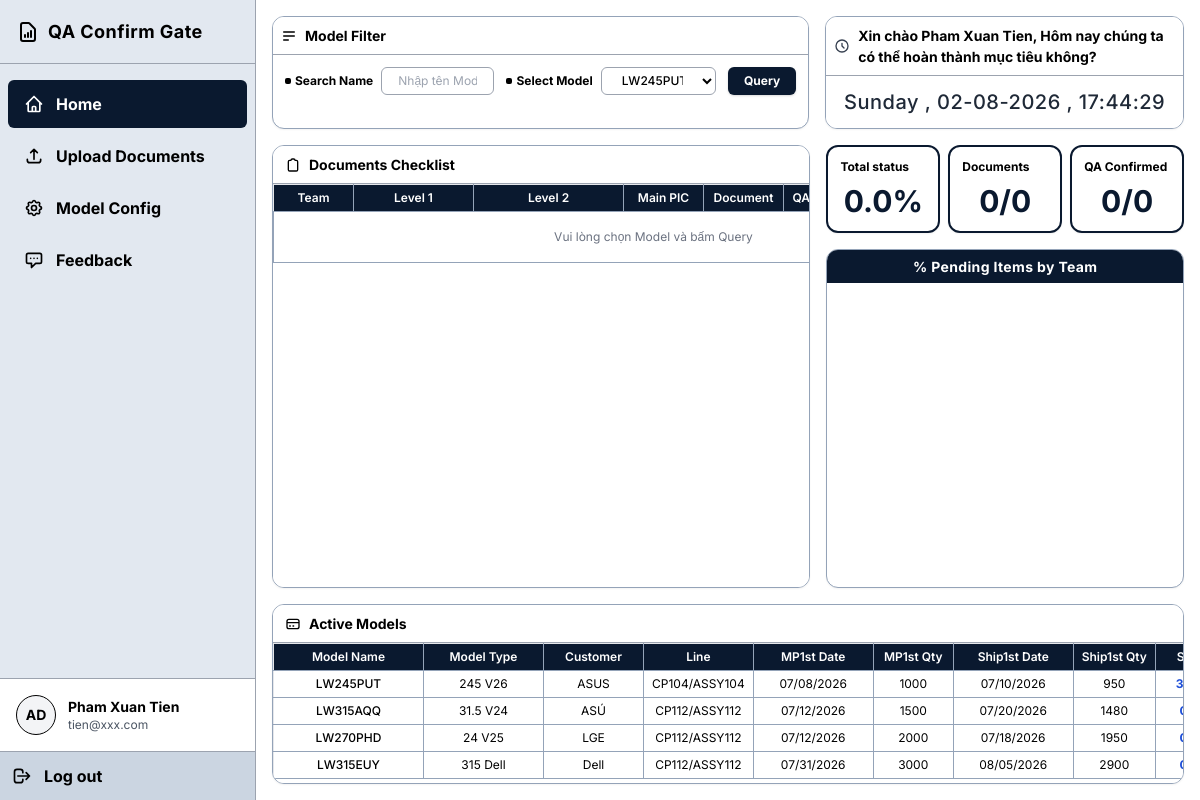
Page / (signed in) on the earlier database version.
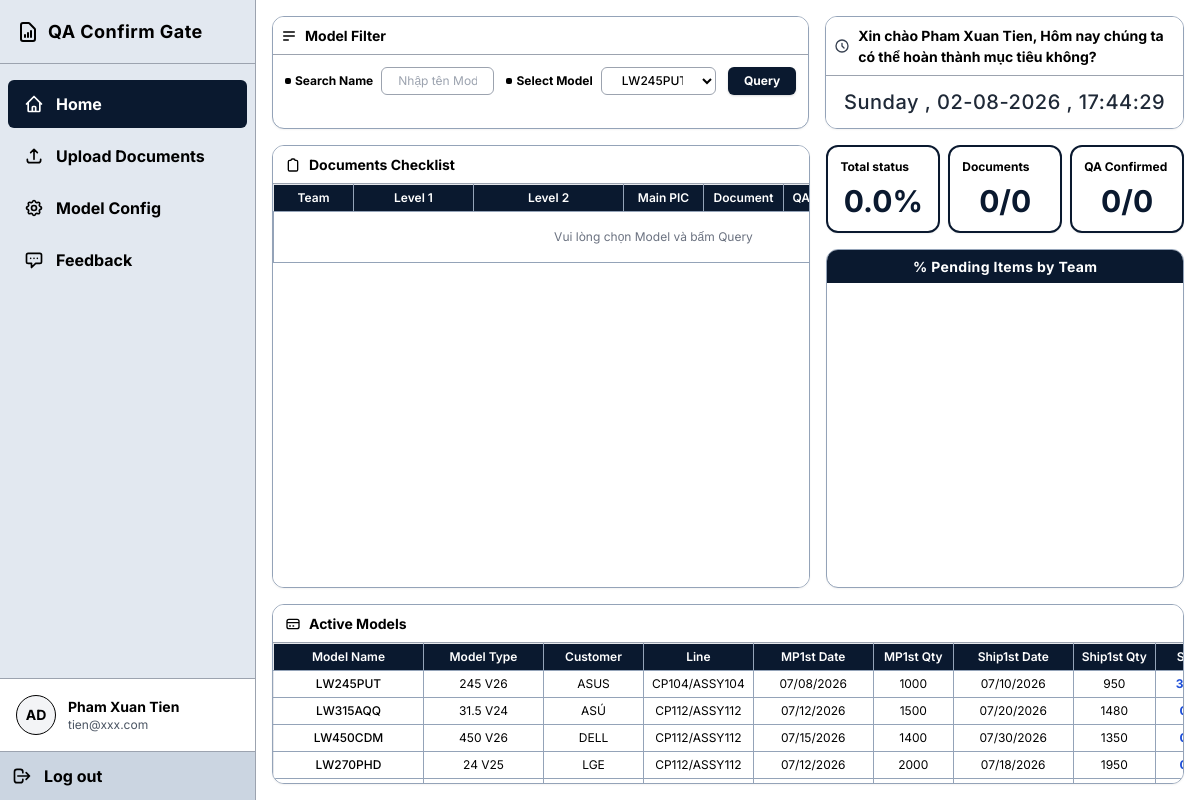
Same page on the later database version.
### tables this page shows
CREATE TABLE models (
            id INTEGER PRIMARY KEY AUTOINCREMENT,
            name TEXT UNIQUE,
            status TEXT,
            created_at TIMESTAMP DEFAULT CURRENT_TIMESTAMP
        , model_type TEXT, customer TEXT, mp1st_date TEXT, mp1st_qty INTEGER, ship1st_date TEXT, ship1st_qty INTEGER, activate TEXT, sort_order INTEGER DEFAULT 0, line TEXT);

### backend/routers/dashboard.py (the view)
@router.get("/")
async def get_dashboard(request: Request):
    user = get_current_user(request)
    if not user:
        return RedirectResponse(url="/login", status_code=status.HTTP_302_FOUND)
    departments = [
        "OQA", "PE", "R&D", "QC", "Production", "Warehouse",
        "Purchasing", "Planning", "Logistics", "Maintenance",
        "HR", "Admin", "IT"
    ]
    conn = get_db()
    cursor = conn.cursor()
    cursor.execute("SELECT * FROM models ORDER BY sort_order ASC, id ASC")
    models = [dict(m) for m in cursor.fetchall()]
    cursor.execute("SELECT * FROM models WHERE activate = 'Yes' ORDER BY sort_order ASC, id ASC")
    active_models = [dict(m) for m in cursor.fetchall()]
    stats = get_model_statuses(cursor)
    for m in models:
        m['status_percent'] = stats.get(m['id'], "0.0%")
    for m in active_models:
        m['status_percent'] = stats.get(m['id'], "0.0%")
    conn.close()
    return templates.TemplateResponse(
        request=request,
        name="index.html",
        context={"departments": departments, "current_user": dict(user), "models": models, "active_models": active_models}
    )

### frontend/templates/index.html (shortened to what the changed rows need)
<!DOCTYPE html>
<html lang="en">
<head>
    <script src="https://cdn.tailwindcss.com"></script>
    <link rel="stylesheet" href="/static/style.css">
</head>
<body class="h-screen overflow-hidden flex flex-col">
    <div class="flex flex-1 overflow-hidden relative">
        <main class="flex-1 overflow-y-auto p-3 lg:p-4 flex flex-col gap-4 bg-white scrollbar-custom min-h-0">
            <div class="flex flex-col-reverse lg:flex-row gap-4 flex-1 shrink-0 lg:min-h-0">
                <div class="flex-[1.5] border-box max-lg:h-auto lg:h-full min-h-[300px] lg:min-h-0">
                    <div class="overflow-auto touch-scroll flex-1 relative bg-white">
                        <table class="resizable">
                            <thead>
                                <tr>
                                    <th class="sticky-header py-1 px-2 min-w-[80px] border-t-0 border-l-0">Team</th>
                                    <th class="sticky-header py-1 px-2 min-w-[120px] border-t-0">Level 1</th>
                                    <th class="sticky-header py-1 px-2 min-w-[150px] border-t-0">Level 2</th>
                                    <th class="sticky-header py-1 px-2 min-w-[80px] border-t-0">Main PIC</th>
                                    <th class="sticky-header py-1 px-2 min-w-[80px] border-t-0">Document</th>
                                    <th class="sticky-header py-1 px-2 min-w-[100px] border-t-0">QA Confirmed</th>
                                </tr>
                            </thead>
                        </table>
                    </div>
                </div>
            </div>
            <div class="border-box mt-auto h-[180px] shrink-0 mb-4 lg:mb-0 min-h-[180px]">
                <div class="overflow-auto touch-scroll flex-1 relative bg-white">
                    <table class="text-center resizable">
                        <thead>
                            <tr>
                                <th class="sticky-header py-1 px-2 min-w-[150px] border-t-0 border-l-0">Model Name</th>
                                <th class="sticky-header py-1 px-2 min-w-[120px] border-t-0">Model Type</th>
                                <th class="sticky-header py-1 px-2 min-w-[100px] border-t-0">Customer</th>
                                <th class="sticky-header py-1 px-2 min-w-[100px] border-t-0">Line</th>
                                <th class="sticky-header py-1 px-2 min-w-[120px] border-t-0">MP1st Date</th>
                                <th class="sticky-header py-1 px-2 min-w-[80px] border-t-0">MP1st Qty</th>
                                <th class="sticky-header py-1 px-2 min-w-[120px] border-t-0">Ship1st Date</th>
                                <th class="sticky-header py-1 px-2 min-w-[80px] border-t-0">Ship1st Qty</th>
                                <th class="sticky-header py-1 px-2 min-w-[80px] border-t-0 border-r-0">Status</th>
                            </tr>
                        </thead>
                        <tbody>
                            {% if active_models %}
                                {% for model in active_models %}
                                <tr class="hover:bg-gray-100 cursor-pointer active-model-row" data-id="{{ model.id }}">
                                    <td class="py-1 px-2 font-medium border-l-0">{{ model.name }}</td>
                                    <td class="py-1 px-2 border-l-0">{{ model.model_type or '' }}</td>
                                    <td class="py-1 px-2 border-l-0">{{ model.customer or '' }}</td>
                                    <td class="py-1 px-2 border-l-0">{{ model.line or '' }}</td>
                                    <td class="py-1 px-2 border-l-0">{{ model.mp1st_date or '' }}</td>
                                    <td class="py-1 px-2 border-l-0">{{ model.mp1st_qty or '' }}</td>
                                    <td class="py-1 px-2 border-l-0">{{ model.ship1st_date or '' }}</td>
                                    <td class="py-1 px-2 border-l-0">{{ model.ship1st_qty or '' }}</td>
                                    <td class="py-1 px-2 border-r-0 text-blue-700 font-bold">{{ model.status_percent }}</td>
                                </tr>
                                {% endfor %}
                            {% else %}
                                <tr><td colspan="8" class="p-4 text-center text-gray-500">No active models found</td></tr>
                            {% endif %}
                        </tbody>
                    </table>
                </div>
            </div>
        </main>
    </div>
</body>
</html>

Differences in the rows shown:
no longer on this page (row unchanged): models: name "LW315EUY", model_type "315 Dell", customer "Dell", line "CP112/ASSY112", mp1st_date "07/31/2026", mp1st_qty "3000", ship1st_date "08/05/2026", ship1st_qty "2900"
now on this page (row edited): models: name "LW450CDM", model_type "450 V26", customer "DELL", line "CP112/ASSY112", mp1st_date "07/15/2026", mp1st_qty "1400", ship1st_date "07/30/2026", ship1st_qty "1350"
